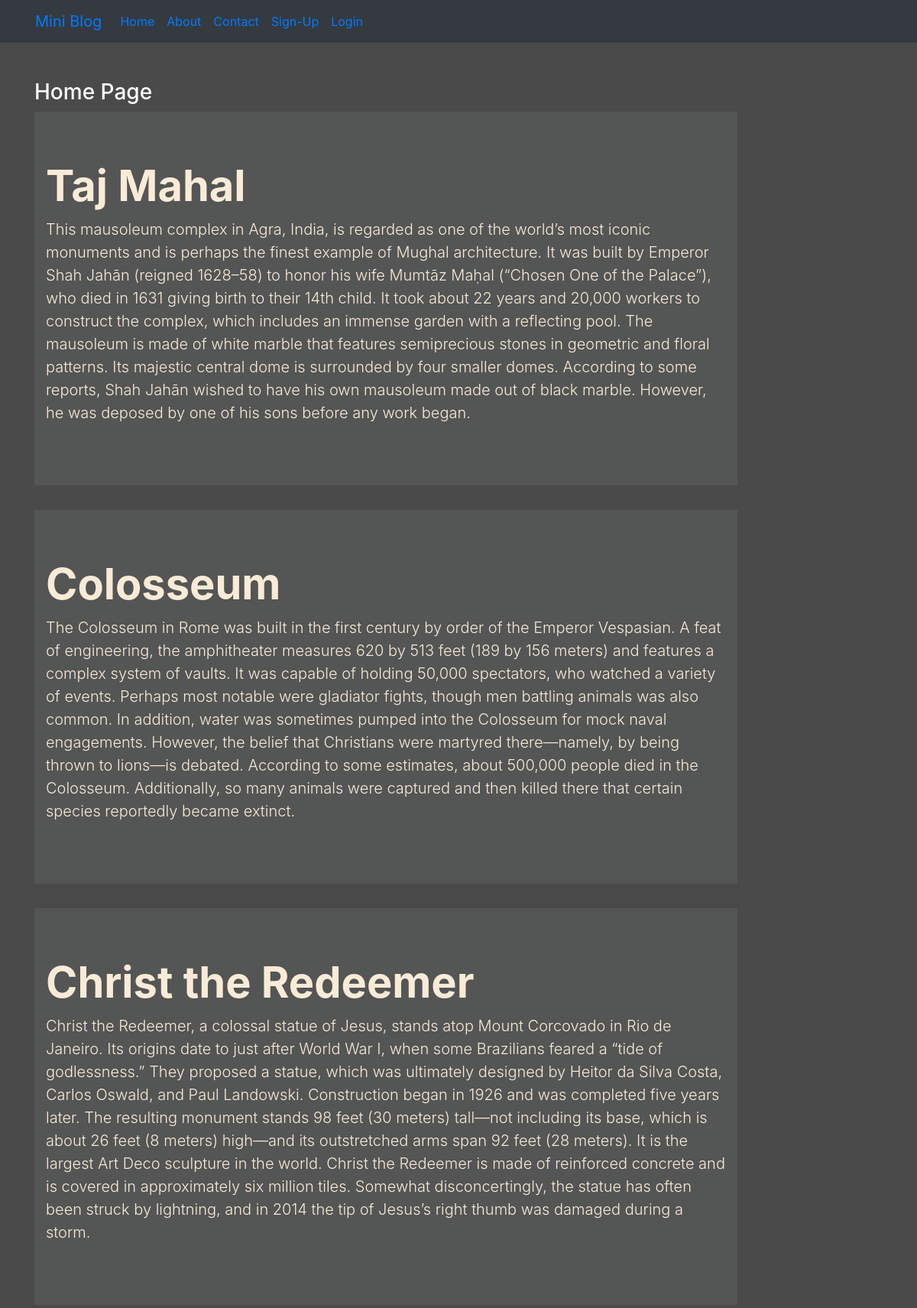
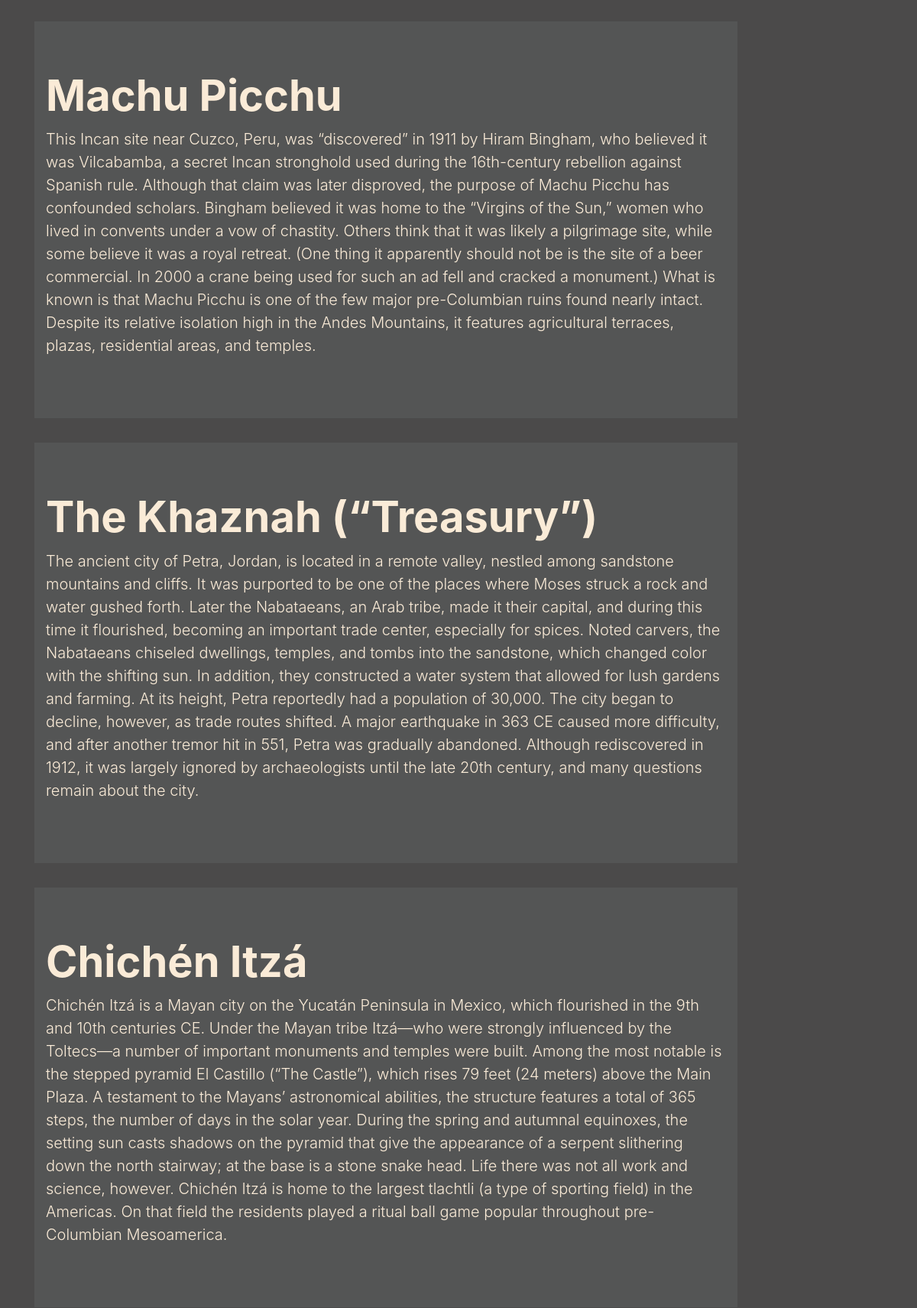
The page / (upper part) on the database its author committed (2 pictures, top to bottom).
### blog/models.py (models this page shows)
class Post(models.Model):
    title=models.CharField(max_length=150)
    desc=models.TextField()

### blog/views.py (the view)
# urls.py: path('',views.home,name='home'),
def home(request):
    posts=Post.objects.all()
    return render(request,'blog/home.html',{'posts':posts})

### blog/templates/blog/home.html
{% extends 'blog/base.html' %}
{% block content %}
<div class="col-sm-10 my-5">
    <h3 class="text-white">Home Page</h3>
    {% for pt in posts %}
    <div class="jumbotron jumbotron-fluid jumbo-color">
        <div class="container">
            <h1 class="display-4 font-weight-bold">{{pt.title}}</h1>
            <p class="lead">{{pt.desc}}</p>
        </div>
    </div>
    {% endfor %}
</div>
{% endblock content %}

### blog/static/blog/css/style.css (style rules this page uses)
body { background-color: rgb(75,74,74); color: antiquewhite; }
.jumbo-color { background-color: rgb(84,85,85); }

### rows shown on the page
Post: title "Taj Mahal", desc "This mausoleum complex in Agra, India, is regarded as one of the world’s most iconic monuments and is perhaps the finest example of Mughal architecture. It was built by Emperor Shah Jahān (reigned 1628–58) to honor his wife Mumtāz Maḥal (“Chosen One of the Palace”), who died in 1631 giving birth to their 14th child. It took about 22 years and 20,000 workers to construct the complex, which includes an immense garden with a reflecting pool. The mausoleum is made of white marble that features semiprecious stones in geometric and floral patterns. Its majestic central dome is surrounded by four smaller domes. According to some reports, Shah Jahān wished to have his own mausoleum made out of…"
Post: title "Colosseum", desc "The Colosseum in Rome was built in the first century by order of the Emperor Vespasian. A feat of engineering, the amphitheater measures 620 by 513 feet (189 by 156 meters) and features a complex system of vaults. It was capable of holding 50,000 spectators, who watched a variety of events. Perhaps most notable were gladiator fights, though men battling animals was also common. In addition, water was sometimes pumped into the Colosseum for mock naval engagements. However, the belief that Christians were martyred there—namely, by being thrown to lions—is debated. According to some estimates, about 500,000 people died in the Colosseum. Additionally, so many animals were captured and then…"
Post: title "Christ the Redeemer", desc "Christ the Redeemer, a colossal statue of Jesus, stands atop Mount Corcovado in Rio de Janeiro. Its origins date to just after World War I, when some Brazilians feared a “tide of godlessness.” They proposed a statue, which was ultimately designed by Heitor da Silva Costa, Carlos Oswald, and Paul Landowski. Construction began in 1926 and was completed five years later. The resulting monument stands 98 feet (30 meters) tall—not including its base, which is about 26 feet (8 meters) high—and its outstretched arms span 92 feet (28 meters). It is the largest Art Deco sculpture in the world. Christ the Redeemer is made of reinforced concrete and is covered in approximately six million tiles.…"
Post: title "Machu Picchu", desc "This Incan site near Cuzco, Peru, was “discovered” in 1911 by Hiram Bingham, who believed it was Vilcabamba, a secret Incan stronghold used during the 16th-century rebellion against Spanish rule. Although that claim was later disproved, the purpose of Machu Picchu has confounded scholars. Bingham believed it was home to the “Virgins of the Sun,” women who lived in convents under a vow of chastity. Others think that it was likely a pilgrimage site, while some believe it was a royal retreat. (One thing it apparently should not be is the site of a beer commercial. In 2000 a crane being used for such an ad fell and cracked a monument.) What is known is that Machu Picchu is one of the few major…"
Post: title "The Khaznah (“Treasury”)", desc "The ancient city of Petra, Jordan, is located in a remote valley, nestled among sandstone mountains and cliffs. It was purported to be one of the places where Moses struck a rock and water gushed forth. Later the Nabataeans, an Arab tribe, made it their capital, and during this time it flourished, becoming an important trade center, especially for spices. Noted carvers, the Nabataeans chiseled dwellings, temples, and tombs into the sandstone, which changed color with the shifting sun. In addition, they constructed a water system that allowed for lush gardens and farming. At its height, Petra reportedly had a population of 30,000. The city began to decline, however, as trade routes shifted.…"
Post: title "Chichén Itzá", desc "Chichén Itzá is a Mayan city on the Yucatán Peninsula in Mexico, which flourished in the 9th and 10th centuries CE. Under the Mayan tribe Itzá—who were strongly influenced by the Toltecs—a number of important monuments and temples were built. Among the most notable is the stepped pyramid El Castillo (“The Castle”), which rises 79 feet (24 meters) above the Main Plaza. A testament to the Mayans’ astronomical abilities, the structure features a total of 365 steps, the number of days in the solar year. During the spring and autumnal equinoxes, the setting sun casts shadows on the pyramid that give the appearance of a serpent slithering down the north stairway; at the base is a stone snake…"
